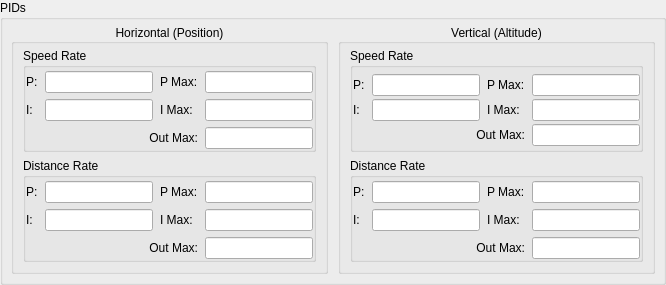
            <widget class="QGroupBox" name="groupBox_navPIDs">
             <property name="sizePolicy">
              <sizepolicy hsizetype="Maximum" vsizetype="Preferred">
               <horstretch>0</horstretch>
               <verstretch>0</verstretch>
              </sizepolicy>
             </property>
             <property name="title">
              <string>PIDs</string>
             </property>
             <property name="flat">
              <bool>false</bool>
             </property>
             <layout class="QHBoxLayout" name="horizontalLayout_4">
              <property name="spacing">
               <number>10</number>
              </property>
              <property name="leftMargin">
               <number>8</number>
              </property>
              <property name="topMargin">
               <number>4</number>
              </property>
              <property name="rightMargin">
               <number>8</number>
              </property>
              <property name="bottomMargin">
               <number>8</number>
              </property>
              <item>
               <widget class="QGroupBox" name="groupBox_navPID_h">
                <property name="title">
                 <string>Horizontal (Position)</string>
                </property>
                <property name="alignment">
                 <set>Qt::AlignCenter</set>
                </property>
                <property name="flat">
                 <bool>false</bool>
                </property>
                <layout class="QVBoxLayout" name="verticalLayout_15">
                 <property name="topMargin">
                  <number>4</number>
                 </property>
                 <item>
                  <widget class="QGroupBox" name="NavigationSpeedrate">
                   <property name="title">
                    <string>Speed Rate</string>
                   </property>
                   <property name="flat">
                    <bool>true</bool>
                   </property>
                   <layout class="QHBoxLayout" name="horizontalLayout_9">
                    <property name="spacing">
                     <number>0</number>
                    </property>
                    <property name="leftMargin">
                     <number>0</number>
                    </property>
                    <property name="topMargin">
                     <number>3</number>
                    </property>
                    <property name="rightMargin">
                     <number>0</number>
                    </property>
                    <property name="bottomMargin">
                     <number>0</number>
                    </property>
                    <item>
                     <layout class="QGridLayout" name="gridLayout_23">
                      <property name="horizontalSpacing">
                       <number>7</number>
                      </property>
                      <property name="verticalSpacing">
                       <number>6</number>
                      </property>
                      <item row="0" column="1">
                       <widget class="QLineEdit" name="NAV_SPEED_P">
                        <property name="sizePolicy">
                         <sizepolicy hsizetype="Maximum" vsizetype="Fixed">
                          <horstretch>0</horstretch>
                          <verstretch>0</verstretch>
                         </sizepolicy>
                        </property>
                       </widget>
                      </item>
                      <item row="0" column="2">
                       <widget class="QLabel" name="label_NAV_SPEED_PM">
                        <property name="text">
                         <string>P Max:</string>
                        </property>
                       </widget>
                      </item>
                      <item row="0" column="3">
                       <widget class="QLineEdit" name="NAV_SPEED_PM">
                        <property name="sizePolicy">
                         <sizepolicy hsizetype="Maximum" vsizetype="Fixed">
                          <horstretch>0</horstretch>
                          <verstretch>0</verstretch>
                         </sizepolicy>
                        </property>
                       </widget>
                      </item>
                      <item row="1" column="2">
                       <widget class="QLabel" name="label_NAV_SPEED_IM">
                        <property name="text">
                         <string>I Max:</string>
                        </property>
                       </widget>
                      </item>
                      <item row="1" column="3">
                       <widget class="QLineEdit" name="NAV_SPEED_IM">
                        <property name="sizePolicy">
                         <sizepolicy hsizetype="Maximum" vsizetype="Fixed">
                          <horstretch>0</horstretch>
                          <verstretch>0</verstretch>
                         </sizepolicy>
                        </property>
                       </widget>
                      </item>
                      <item row="2" column="3">
                       <widget class="QLineEdit" name="NAV_SPEED_OM">
                        <property name="sizePolicy">
                         <sizepolicy hsizetype="Maximum" vsizetype="Fixed">
                          <horstretch>0</horstretch>
                          <verstretch>0</verstretch>
                         </sizepolicy>
                        </property>
                       </widget>
                      </item>
                      <item row="0" column="0">
                       <widget class="QLabel" name="label_NAV_SPEED_P">
                        <property name="text">
                         <string>P:</string>
                        </property>
                       </widget>
                      </item>
                      <item row="1" column="1">
                       <widget class="QLineEdit" name="NAV_SPEED_I">
                        <property name="sizePolicy">
                         <sizepolicy hsizetype="Maximum" vsizetype="Fixed">
                          <horstretch>0</horstretch>
                          <verstretch>0</verstretch>
                         </sizepolicy>
                        </property>
                       </widget>
                      </item>
                      <item row="1" column="0">
                       <widget class="QLabel" name="label_NAV_SPEED_I">
                        <property name="text">
                         <string>I:</string>
                        </property>
                       </widget>
                      </item>
                      <item row="2" column="1" colspan="2">
                       <widget class="QLabel" name="label_NAV_SPEED_OM">
                        <property name="text">
                         <string>Out Max:</string>
                        </property>
                        <property name="alignment">
                         <set>Qt::AlignRight|Qt::AlignTrailing|Qt::AlignVCenter</set>
                        </property>
                       </widget>
                      </item>
                     </layout>
                    </item>
                   </layout>
                  </widget>
                 </item>
                 <item>
                  <widget class="QGroupBox" name="NavigationDistanceRate">
                   <property name="title">
                    <string>Distance Rate</string>
                   </property>
                   <property name="flat">
                    <bool>true</bool>
                   </property>
                   <layout class="QHBoxLayout" name="horizontalLayout">
                    <property name="spacing">
                     <number>6</number>
                    </property>
                    <property name="leftMargin">
                     <number>0</number>
                    </property>
                    <property name="topMargin">
                     <number>3</number>
                    </property>
                    <property name="rightMargin">
                     <number>0</number>
                    </property>
                    <property name="bottomMargin">
                     <number>0</number>
                    </property>
                    <item>
                     <layout class="QGridLayout" name="gridLayout_26">
                      <property name="horizontalSpacing">
                       <number>7</number>
                      </property>
                      <property name="verticalSpacing">
                       <number>6</number>
                      </property>
                      <item row="0" column="2">
                       <widget class="QLabel" name="label_NAV_DIST_PM">
                        <property name="text">
                         <string>P Max:</string>
                        </property>
                       </widget>
                      </item>
                      <item row="0" column="3">
                       <widget class="QLineEdit" name="NAV_DIST_PM">
                        <property name="sizePolicy">
                         <sizepolicy hsizetype="Maximum" vsizetype="Fixed">
                          <horstretch>0</horstretch>
                          <verstretch>0</verstretch>
                         </sizepolicy>
                        </property>
                       </widget>
                      </item>
                      <item row="1" column="2">
                       <widget class="QLabel" name="label_NAV_DIST_IM">
                        <property name="text">
                         <string>I Max:</string>
                        </property>
                       </widget>
                      </item>
                      <item row="1" column="3">
                       <widget class="QLineEdit" name="NAV_DIST_IM">
                        <property name="sizePolicy">
                         <sizepolicy hsizetype="Maximum" vsizetype="Fixed">
                          <horstretch>0</horstretch>
                          <verstretch>0</verstretch>
                         </sizepolicy>
                        </property>
                       </widget>
                      </item>
                      <item row="2" column="3">
                       <widget class="QLineEdit" name="NAV_DIST_OM">
                        <property name="sizePolicy">
                         <sizepolicy hsizetype="Maximum" vsizetype="Fixed">
                          <horstretch>0</horstretch>
                          <verstretch>0</verstretch>
                         </sizepolicy>
                        </property>
                       </widget>
                      </item>
                      <item row="0" column="1">
                       <widget class="QLineEdit" name="NAV_DIST_P">
                        <property name="sizePolicy">
                         <sizepolicy hsizetype="Maximum" vsizetype="Fixed">
                          <horstretch>0</horstretch>
                          <verstretch>0</verstretch>
                         </sizepolicy>
                        </property>
                       </widget>
                      </item>
                      <item row="0" column="0">
                       <widget class="QLabel" name="label_NAV_DIST_P">
                        <property name="text">
                         <string>P:</string>
                        </property>
                       </widget>
                      </item>
                      <item row="1" column="1">
                       <widget class="QLineEdit" name="NAV_DIST_I">
                        <property name="sizePolicy">
                         <sizepolicy hsizetype="Maximum" vsizetype="Fixed">
                          <horstretch>0</horstretch>
                          <verstretch>0</verstretch>
                         </sizepolicy>
                        </property>
                       </widget>
                      </item>
                      <item row="1" column="0">
                       <widget class="QLabel" name="label_NAV_DIST_I">
                        <property name="text">
                         <string>I:</string>
                        </property>
                       </widget>
                      </item>
                      <item row="2" column="1" colspan="2">
                       <widget class="QLabel" name="label_NAV_DIST_OM">
                        <property name="text">
                         <string>Out Max:</string>
                        </property>
                        <property name="alignment">
                         <set>Qt::AlignRight|Qt::AlignTrailing|Qt::AlignVCenter</set>
                        </property>
                       </widget>
                      </item>
                     </layout>
                    </item>
                   </layout>
                  </widget>
                 </item>
                </layout>
               </widget>
              </item>
              <item>
               <widget class="QGroupBox" name="groupBox_navPID_v">
                <property name="title">
                 <string>Vertical (Altitude)</string>
                </property>
                <property name="alignment">
                 <set>Qt::AlignCenter</set>
                </property>
                <property name="flat">
                 <bool>false</bool>
                </property>
                <layout class="QVBoxLayout" name="verticalLayout_7">
                 <property name="topMargin">
                  <number>4</number>
                 </property>
                 <item>
                  <widget class="QGroupBox" name="NavifationAltSpeed">
                   <property name="title">
                    <string>Speed Rate</string>
                   </property>
                   <property name="flat">
                    <bool>true</bool>
                   </property>
                   <layout class="QHBoxLayout" name="horizontalLayout_13">
                    <property name="spacing">
                     <number>0</number>
                    </property>
                    <property name="leftMargin">
                     <number>0</number>
                    </property>
                    <property name="topMargin">
                     <number>3</number>
                    </property>
                    <property name="rightMargin">
                     <number>0</number>
                    </property>
                    <property name="bottomMargin">
                     <number>0</number>
                    </property>
                    <item>
                     <layout class="QGridLayout" name="gridLayout_24">
                      <property name="horizontalSpacing">
                       <number>7</number>
                      </property>
                      <item row="0" column="1">
                       <widget class="QLineEdit" name="NAV_ALT_SPED_P">
                        <property name="sizePolicy">
                         <sizepolicy hsizetype="Maximum" vsizetype="Fixed">
                          <horstretch>0</horstretch>
                          <verstretch>0</verstretch>
                         </sizepolicy>
                        </property>
                       </widget>
                      </item>
                      <item row="2" column="3">
                       <widget class="QLineEdit" name="NAV_ALT_SPED_OM">
                        <property name="sizePolicy">
                         <sizepolicy hsizetype="Maximum" vsizetype="Fixed">
                          <horstretch>0</horstretch>
                          <verstretch>0</verstretch>
                         </sizepolicy>
                        </property>
                       </widget>
                      </item>
                      <item row="0" column="2">
                       <widget class="QLabel" name="label_NAV_ALT_SPED_PM">
                        <property name="text">
                         <string>P Max:</string>
                        </property>
                       </widget>
                      </item>
                      <item row="1" column="3">
                       <widget class="QLineEdit" name="NAV_ALT_SPED_IM">
                        <property name="sizePolicy">
                         <sizepolicy hsizetype="Maximum" vsizetype="Fixed">
                          <horstretch>0</horstretch>
                          <verstretch>0</verstretch>
                         </sizepolicy>
                        </property>
                       </widget>
                      </item>
                      <item row="1" column="2">
                       <widget class="QLabel" name="label_NAV_ALT_SPED_IM">
                        <property name="text">
                         <string>I Max:</string>
                        </property>
                       </widget>
                      </item>
                      <item row="0" column="3">
                       <widget class="QLineEdit" name="NAV_ALT_SPED_PM">
                        <property name="sizePolicy">
                         <sizepolicy hsizetype="Maximum" vsizetype="Fixed">
                          <horstretch>0</horstretch>
                          <verstretch>0</verstretch>
                         </sizepolicy>
                        </property>
                       </widget>
                      </item>
                      <item row="0" column="0">
                       <widget class="QLabel" name="label_NAV_ALT_SPED_P">
                        <property name="text">
                         <string>P:</string>
                        </property>
                       </widget>
                      </item>
                      <item row="1" column="0">
                       <widget class="QLabel" name="label_NAV_ALT_SPED_I">
                        <property name="text">
                         <string>I:</string>
                        </property>
                       </widget>
                      </item>
                      <item row="1" column="1">
                       <widget class="QLineEdit" name="NAV_ALT_SPED_I">
                        <property name="sizePolicy">
                         <sizepolicy hsizetype="Maximum" vsizetype="Fixed">
                          <horstretch>0</horstretch>
                          <verstretch>0</verstretch>
                         </sizepolicy>
                        </property>
                       </widget>
                      </item>
                      <item row="2" column="1" colspan="2">
                       <widget class="QLabel" name="label_NAV_ALT_SPED_OM">
                        <property name="text">
                         <string>Out Max:</string>
                        </property>
                        <property name="alignment">
                         <set>Qt::AlignRight|Qt::AlignTrailing|Qt::AlignVCenter</set>
                        </property>
                       </widget>
                      </item>
                     </layout>
                    </item>
                   </layout>
                  </widget>
                 </item>
                 <item>
                  <widget class="QGroupBox" name="NavigationAltPos">
                   <property name="title">
                    <string>Distance Rate</string>
                   </property>
                   <property name="flat">
                    <bool>true</bool>
                   </property>
                   <layout class="QHBoxLayout" name="horizontalLayout_2">
                    <property name="spacing">
                     <number>6</number>
                    </property>
                    <property name="leftMargin">
                     <number>0</number>
                    </property>
                    <property name="topMargin">
                     <number>3</number>
                    </property>
                    <property name="rightMargin">
                     <number>0</number>
                    </property>
                    <property name="bottomMargin">
                     <number>0</number>
                    </property>
                    <item>
                     <layout class="QGridLayout" name="gridLayout_25">
                      <property name="horizontalSpacing">
                       <number>7</number>
                      </property>
                      <property name="verticalSpacing">
                       <number>6</number>
                      </property>
                      <item row="0" column="1">
                       <widget class="QLineEdit" name="NAV_ALT_POS_P">
                        <property name="sizePolicy">
                         <sizepolicy hsizetype="Maximum" vsizetype="Fixed">
                          <horstretch>0</horstretch>
                          <verstretch>0</verstretch>
                         </sizepolicy>
                        </property>
                       </widget>
                      </item>
                      <item row="1" column="3">
                       <widget class="QLineEdit" name="NAV_ALT_POS_IM">
                        <property name="sizePolicy">
                         <sizepolicy hsizetype="Maximum" vsizetype="Fixed">
                          <horstretch>0</horstretch>
                          <verstretch>0</verstretch>
                         </sizepolicy>
                        </property>
                       </widget>
                      </item>
                      <item row="2" column="3">
                       <widget class="QLineEdit" name="NAV_ALT_POS_OM">
                        <property name="sizePolicy">
                         <sizepolicy hsizetype="Maximum" vsizetype="Fixed">
                          <horstretch>0</horstretch>
                          <verstretch>0</verstretch>
                         </sizepolicy>
                        </property>
                       </widget>
                      </item>
                      <item row="1" column="2">
                       <widget class="QLabel" name="label_NAV_ALT_POS_IM">
                        <property name="text">
                         <string>I Max:</string>
                        </property>
                       </widget>
                      </item>
                      <item row="0" column="3">
                       <widget class="QLineEdit" name="NAV_ALT_POS_PM">
                        <property name="sizePolicy">
                         <sizepolicy hsizetype="Maximum" vsizetype="Fixed">
                          <horstretch>0</horstretch>
                          <verstretch>0</verstretch>
                         </sizepolicy>
                        </property>
                       </widget>
                      </item>
                      <item row="0" column="2">
                       <widget class="QLabel" name="label_NAV_ALT_POS_PM">
                        <property name="text">
                         <string>P Max:</string>
                        </property>
                       </widget>
                      </item>
                      <item row="0" column="0">
                       <widget class="QLabel" name="label_NAV_ALT_POS_P">
                        <property name="text">
                         <string>P:</string>
                        </property>
                       </widget>
                      </item>
                      <item row="1" column="0">
                       <widget class="QLabel" name="label_NAV_ALT_POS_I">
                        <property name="text">
                         <string>I:</string>
                        </property>
                       </widget>
                      </item>
                      <item row="1" column="1">
                       <widget class="QLineEdit" name="NAV_ALT_POS_I">
                        <property name="sizePolicy">
                         <sizepolicy hsizetype="Maximum" vsizetype="Fixed">
                          <horstretch>0</horstretch>
                          <verstretch>0</verstretch>
                         </sizepolicy>
                        </property>
                       </widget>
                      </item>
                      <item row="2" column="1" colspan="2">
                       <widget class="QLabel" name="label_NAV_ALT_POS_OM">
                        <property name="text">
                         <string>Out Max:</string>
                        </property>
                        <property name="alignment">
                         <set>Qt::AlignRight|Qt::AlignTrailing|Qt::AlignVCenter</set>
                        </property>
                       </widget>
                      </item>
                     </layout>
                    </item>
                   </layout>
                  </widget>
                 </item>
                </layout>
               </widget>
              </item>
             </layout>
             <zorder>groupBox_navPID_v</zorder>
             <zorder>groupBox_navPID_h</zorder>
            </widget>
